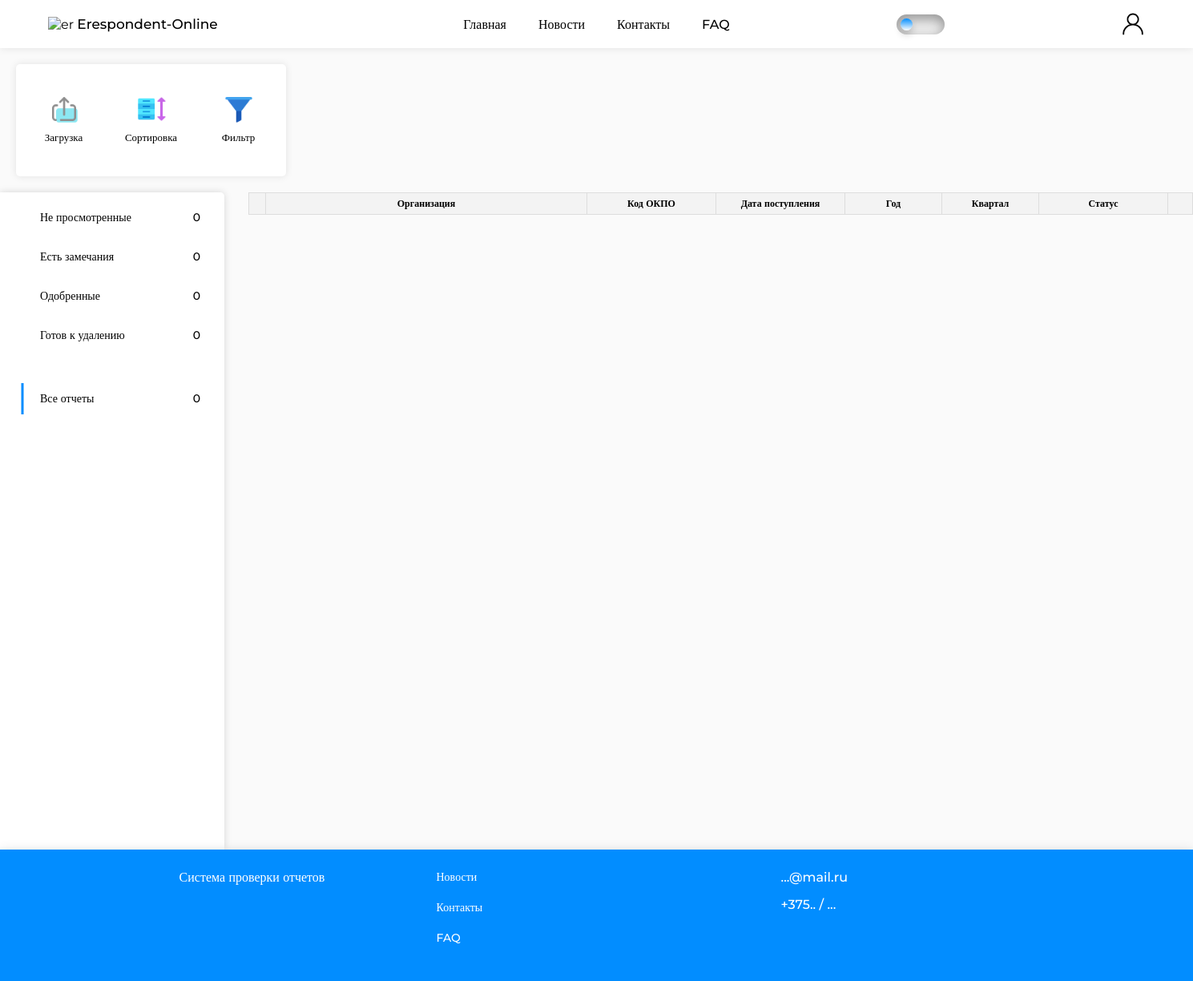
/audit_area/all_reports?year=&quarter= (signed in), run on an earlier commit of the app's database.
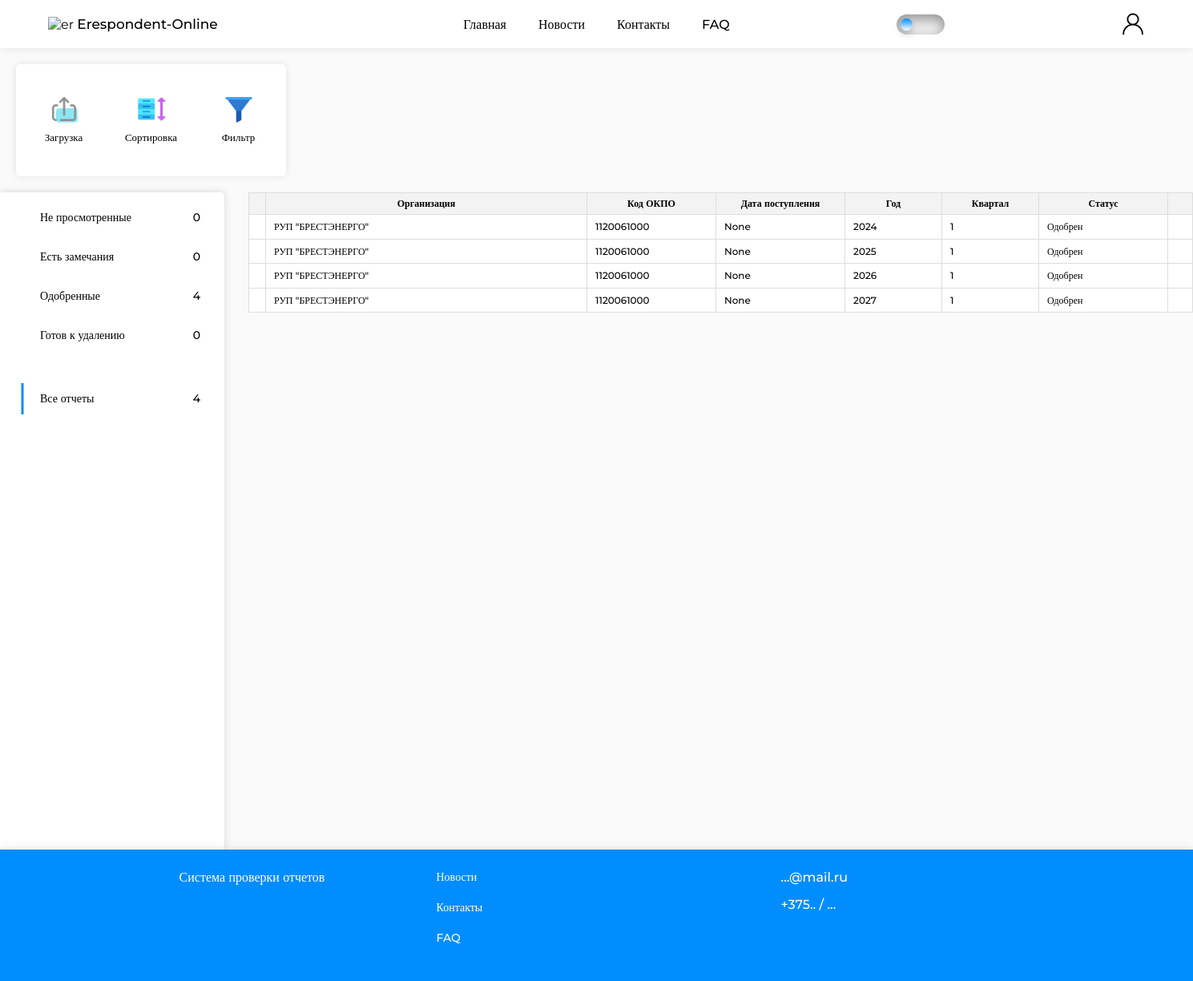
And on a later commit of the database.
### website/models.py (models this page shows)
class Report(db.Model):
    __tablename__ = 'report'
    id = db.Column(db.Integer, primary_key=True)
    okpo = db.Column(db.Integer)
    organization_name = db.Column(db.String(50))
    year = db.Column(db.Integer)
    quarter = db.Column(db.Integer)
    user_id = db.Column(db.Integer, db.ForeignKey('user.id'))
    time_of_receipt = db.Column(db.Date)
    versions = relationship('Version_report', backref='report')

class Version_report(db.Model):
    __tablename__ = 'version_report'
    id = db.Column(db.Integer, primary_key=True)
    begin_time = db.Column(db.Date, default=datetime.now())
    change_time = db.Column(db.Date)
    sent_time = db.Column(db.Date)
    status = db.Column(db.String(20))
    fio = db.Column(db.String(30))
    telephone = db.Column(db.String(20))
    email = db.Column(db.String(50))
    report_id = db.Column(db.Integer, db.ForeignKey('report.id'))
    sections = db.relationship('Sections', backref='version_report', lazy=True, cascade="all, delete-orphan")

### website/views.py (the view)
@views.route('/audit_area/<status>')
@login_required
def audit_area(status):
    year_filter = request.args.get('year')
    quarter_filter = request.args.get('quarter')
    reports = get_reports_by_status(status, year_filter, quarter_filter)
    counts = count_reports(year_filter, quarter_filter)
    return render_template('audit_area.html',
                           current_user=current_user,
                           reports=reports,
                           not_viewedReports_count=counts['Отправлен'],
                           remarksReports_count=counts['Есть замечания'],
                           to_downloadReports_count=counts['Одобрен'],
                           to_deleteReports_count=counts['Готов к удалению'],
                           all_count = counts['Отправлен'] + counts['Есть замечания'] + counts['Одобрен'] + counts['Готов к удалению'],
                           year_filter=year_filter,
                           quarter_filter=quarter_filter)

### website/views.py (called while the page is built)
def count_reports(year=None, quarter=None):
    filters = []
    if year:
        filters.append(Report.year == year)
    if quarter:
        filters.append(Report.quarter == quarter)
    statuses = [
        'Отправлен',
        'Есть замечания',
        'Одобрен',
        'Готов к удалению'
    ]
    counts = {status: Report.query.join(Version_report).filter(
        Version_report.status == status,
        *filters
    ).count() for status in statuses}
    all_count = Report.query.join(Version_report).filter(
        or_(*[Version_report.status == status for status in statuses]),
        *filters
    ).count()
    counts['all'] = all_count
    return counts

### website/templates/audit_area.html (shortened to what this page needs)
{% extends "base.html" %}
{% block content %}
<div class="audit-area_page">
    <div class="report-area_menu">
        <div class="report-area_podmenu">
            <div class="content-podmenu">
                <nav>
                    <ul>
                        <section>
                            <div class = "functions_menu">
                                <li id = "douwnload_readyreports_link">
                                    <img src="{{ url_for('static', filename='img/upload.png')}}" alt="">
                                    <a>Загрузка</a>
                                </li>
                                <li>
                                    <img src="{{ url_for('static', filename='img/icon_sort.png')}}" alt="">
                                    <a>Сортировка</a>
                                </li>
                                <li id = "show-filter">
                                    <img src="{{ url_for('static', filename='img/filter.png')}}" alt="">
                                    <a>Фильтр</a>
                                </li>
                            </div>
                        </section>
                    </ul>
                </nav>
            </div>
        </div>
    </div>
    <div class="audit-area">
        <nav class="menu_profile_audit">
            <ul id="status-reportList">
                <li data-action="not_viewed">
                    <a>Не просмотренные</a>
                    <a class="count_reporst" draggable="false">
                        <span class="count-text">{{not_viewedReports_count}}</span>
                    </a>
                </li>
                <li data-action="remarks">
                    <a>Есть замечания</a>
                    <a class="count_reporst">
                        <span class="count-text">{{remarksReports_count}}</span>
                    </a>
                </li>
                <li data-action="to_download">
                    <a>Одобренные</a>
                    <a class="count_reporst">
                        <span class="count-text">{{to_downloadReports_count}}</span>
                    </a>
                </li>
                <li data-action="to_delete">
                    <a>Готов к удалению</a>
                    <a class="count_reporst">
                        <span class="count-text">{{to_deleteReports_count}}</span>
                    </a>
                </li>
                <li style="margin-top: 40px;" data-action="all_reports">
                    <a>Все отчеты</a>
                    <a class="count_reporst">
                        <span>{{all_count}}</span>
                    </a>
                </li>
            </ul>
        </nav>
        <div class="report-list">
            <div class="report-area" >
                <table class="table_report-area">
                    <thead class="order-table_titels">
                        <tr>
                            <th></th>
                            <th class="resizable" style="white-space: nowrap; min-width: 380px;">Организация<div class="resizer"></div></th>
                            <th class="resizable" style="white-space: nowrap; min-width: 140px;">Код ОКПО<div class="resizer"></div></th>
                            <th class="resizable" style="white-space: nowrap; min-width: 140px;">Дата поступления<div class="resizer"></div></th>
                            <th class="resizable" style="white-space: nowrap; min-width: 100px;">Год<div class="resizer"></div></th>
                            <th class="resizable" style="white-space: nowrap; min-width: 100px;">Квартал<div class="resizer"></div></th>
                            <th class="resizable" style="white-space: nowrap; min-width: 140px;">Статус<div class="resizer"></div></th>
                            <th rowspan="2"></th>
                        </tr>
                    </thead>
                    <tbody>
                        {% for row in reports %}
                            <tr class="report_row" data-id="{{ row.id }}" draggable="true">
                                <td>
                                </td>
                                <td>
                                    <input type="text" id="report_organization_name" value="{{ row.organization_name }}" readonly>
                                </td>
                                <td>
                                    <input type="text" id="report_okpo" value="{{ row.okpo }}" readonly>
                                </td>
                                <td>
                                    {% for version in row.versions %}
                                        <input type="text" id="report_category_{{ version.id }}" value="{{version.sent_time}}" readonly>
                                    {% endfor %}
                                </td>
                                <td>
                                    <input type="text" id="report_year" value="{{ row.year }}" readonly>
                                </td>
                                <td>
                                    <input type="text" id="report_quarter" value="{{ row.quarter }}" readonly>
                                </td>
                                <td>
                                    {% for version in row.versions %}
                                        {% if version.status == 'Отправлен' %}
                                            <input type="text" id="report_category_{{ version.id }}" value="Не просмотрено" readonly>
                                        {%else%}
                                            <input type="text" id="report_category_{{ version.id }}" value="{{version.status}}" readonly>
                                        {% endif %}
                                    {% endfor %}
                                </td>
                                <td></td>
                            </tr>
                        {% endfor %}
                    </tbody>
                </table>
            </div>
        </div>
    </div>
</div>
{% endblock %}

### website/templates/base.html (shortened to what this page needs)
<!DOCTYPE html>
<html>
  <head>
    <link rel="stylesheet" href="{{ url_for('static', filename='css/base.css') }}">
  </head>
  <body>
    <header>
      <div class="header-left">
          <img src="" alt="er">
         <a href="/">Erespondent-Online</a>
      </div>
      <div class="header-center">
        <nav>
          <ul>
              <li onclick="window.location.href='/'">Главная</li>
              <li onclick="window.location.href=''">Новости</li>
              <li onclick="window.location.href=''" >Контакты</li>
              <li onclick="window.location.href='/FAQ'" >FAQ</li>
          </ul>
        </nav>
      </div>
      <div class="header-right">
        <label for="darkmode-toggle">
        </label>
        {% if current_user.is_authenticated %}
        <div class="user-container">
            <img
              onclick="window.location.href='/account'"
              class = "icon_black"
              src="{{ url_for('static', filename='img/icon_black-user.png')}}" alt="">
        </div>
        {% endif %}
      </div>
    </header>
    <main>
    {% block content %}
    {% endblock %}
    </main>
    <footer>
      <div class = "footer_cont">
        <div class = "left_col_footer">
          <nav>
            <ul>
                <li onclick="window.location.href=''">Система проверки отчетов</li>
            </ul>
          </nav>
        </div>
        <div class = "center_col_footer">
            <nav>
                <ul>
                  <li onclick="window.location.href=''">Новости</li>
                  <li onclick="window.location.href=''" >Контакты</li>
                  <li onclick="window.location.href=''" >FAQ</li>
                </ul>
            </nav>
        </div>
        <div class = "right_col_footer">
          <nav>
              <ul>
                <li onclick="window.location.href=''">...@mail.ru</li>
                <li>+375.. / ...</li>
              </ul>
          </nav>
      </div>
    </footer>
  </body>
</html>

What changed in the data, as far as the page shows it:
added Report: organization_name "РУП \"БРЕСТЭНЕРГО\"", okpo "1120061000", year "2024", quarter "1"
added Version_report: sent_time "None", status "Одобрен"
added Report: organization_name "РУП \"БРЕСТЭНЕРГО\"", okpo "1120061000", year "2025", quarter "1"
added Version_report: sent_time "None", status "Одобрен"
added Report: organization_name "РУП \"БРЕСТЭНЕРГО\"", okpo "1120061000", year "2026", quarter "1"
added Version_report: sent_time "None", status "Одобрен"
added Report: organization_name "РУП \"БРЕСТЭНЕРГО\"", okpo "1120061000", year "2027", quarter "1"
added Version_report: sent_time "None", status "Одобрен"
Also different on the page:
{{ to_downloadReports_count }}: "0" → "4"
{{ all_count }}: "0" → "4"
